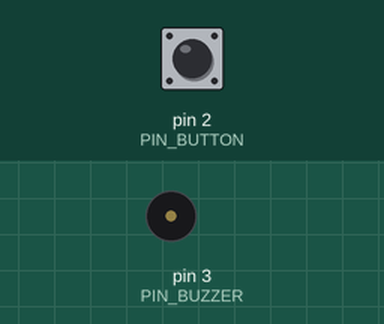
Recording of a sketch running on a simulated Arduino Uno, built with avr-gcc and run on an emulated ATmega328P. Shown: buzzer (waves = sounding, pin HIGH). Inputs (shaded band) come from the test bench; at power-on: pin 2 (PIN_BUTTON) HIGH. What the sketch prints to the serial monitor is not drawn.

Above: at 1.2 s.
1.3 s: pin 2 (PIN_BUTTON) pulled LOW for 0.15 s
At 1.37 s:
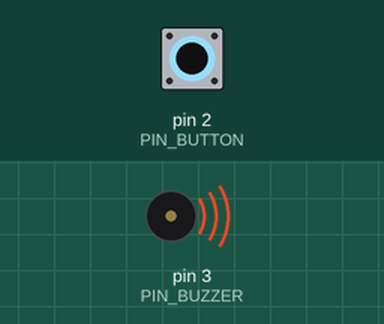
2.9 s: pin 2 (PIN_BUTTON) pulled LOW for 1 s
At 5.1 s:
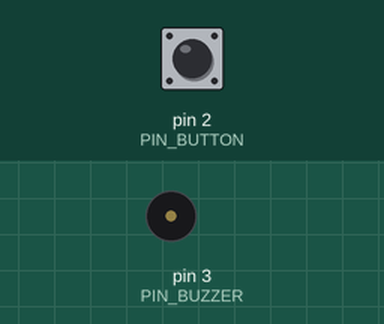
5.4 s: pin 2 (PIN_BUTTON) pulled LOW for 3.2 s
At 6.2 s:
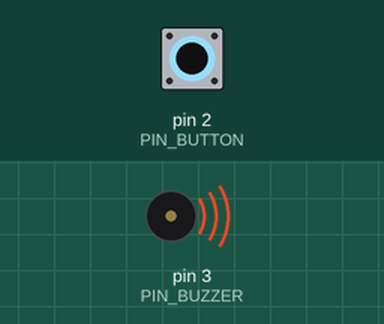
Timing chart, 0 to 10.1 s (numbered marks = the images above; inputs shaded):
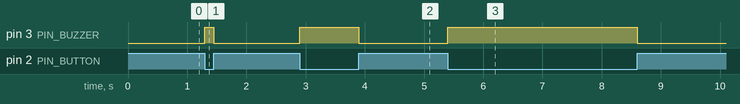

The sketch:

Doorbell.ino
```cpp
/*
	Project 7.1 Doorbell

	When the button is pressed, the buzzer sounds; and when the button is
	released, the buzzer stops sounding.
*/

#define PIN_BUZZER 3
#define PIN_BUTTON 2

// Variable will change
bool isBuzzerHigh = false;

void setup() {
	// Put your setup code here, to run once:
	pinMode(PIN_BUZZER, OUTPUT);
	pinMode(PIN_BUTTON, INPUT);
	digitalWrite(PIN_BUZZER, LOW);
	Serial.begin(9600); // Initialize serial communication
}

void loop() {
	// Put your main code here, to run repeatedly:
	int buttonState = digitalRead(PIN_BUTTON); // Read the state of the push button value

	if (buttonState == LOW) {
		if (!isBuzzerHigh) {
			digitalWrite(PIN_BUZZER, HIGH);
			Serial.write("on"); // Write binary data to the serial port
			isBuzzerHigh = !isBuzzerHigh;
		}
	}
	else {
		if (isBuzzerHigh) {
			digitalWrite(PIN_BUZZER, LOW); // Turn LED off
			Serial.write("off"); // Write binary data to the serial port
			isBuzzerHigh = !isBuzzerHigh;
		}
	}
}
```

Measured:
- after the input at 1.3 s, pin 3 (PIN_BUZZER): LOW → HIGH at once, → LOW 0.15 s later
- after the input at 2.9 s, pin 3 (PIN_BUZZER): LOW → HIGH at once, → LOW 1.0 s later
- after the input at 5.4 s, pin 3 (PIN_BUZZER): LOW → HIGH at once, → LOW 3.2 s later
